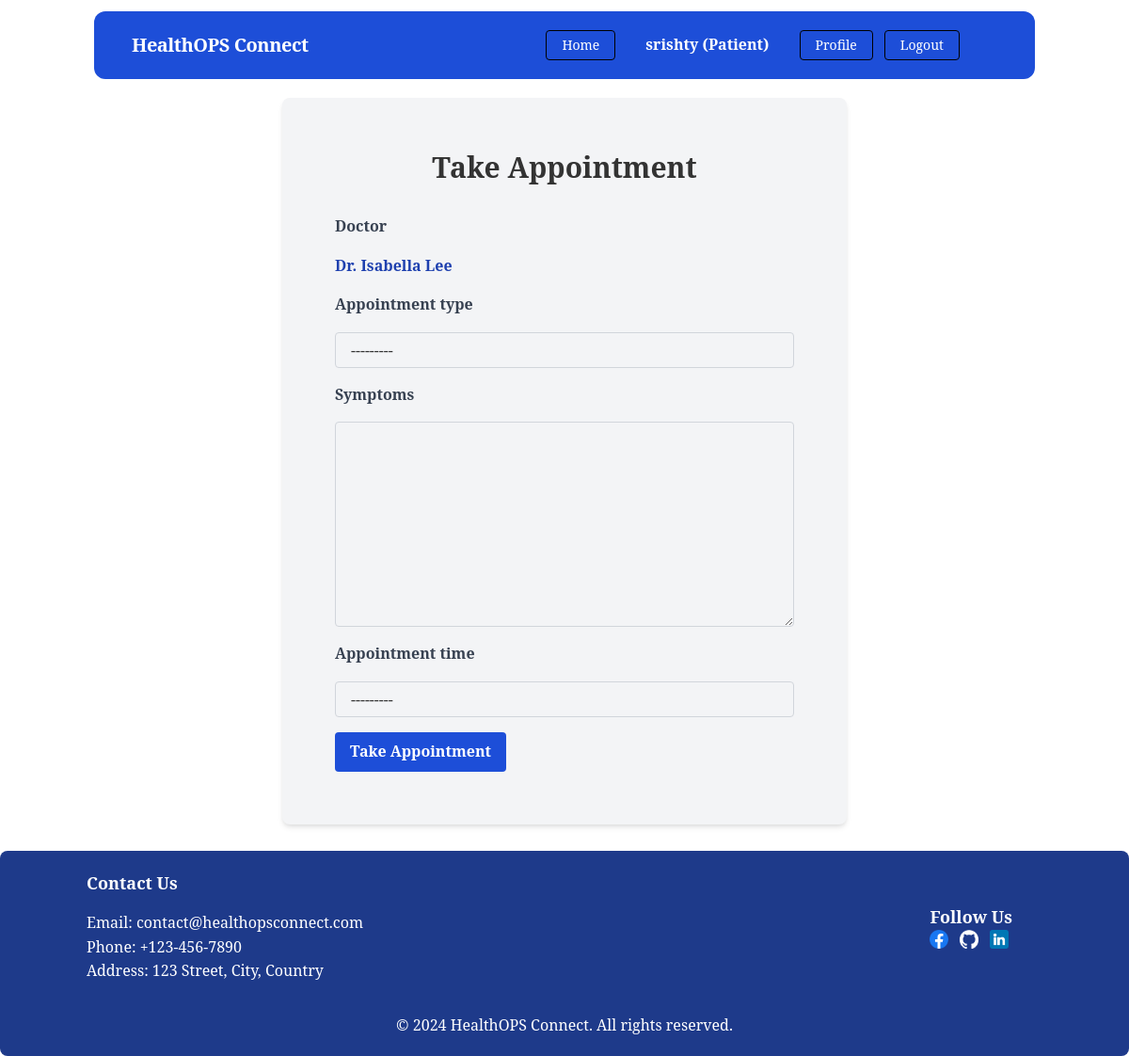
The page /doctors/take-appointment/13/ (signed in) on the database its author committed.
### patient/models.py (models this page shows, shortened)
class Patient(models.Model):
    user = models.OneToOneField(User, on_delete=models.CASCADE)
    image = models.ImageField(
        upload_to='patient/images/', default='patient/images/default.jpg')
    phone = models.CharField(max_length=11)
    user_type = models.CharField(default='Patient', max_length=10, editable=False)

### doctor/models.py (models this page shows, shortened)
class Doctor(models.Model):
    user = models.OneToOneField(User, on_delete=models.CASCADE)
    image = models.ImageField(
        upload_to='doctor/media/uploads/', default='doctor/media/uploads/default.jpg')
    designation = models.ManyToManyField(Designation)
    expertise = models.ManyToManyField(Expertise)
    available_time = models.ManyToManyField(AvailableTime)
    fee = models.IntegerField()
    meet_link = models.URLField(max_length=200)
    user_type = models.CharField(
        default='Doctor', max_length=10, editable=False)

### appointment/views.py (the view, shortened to what this page needs)
# urls.py: path('take-appointment/<int:doctor_id>/', AppointmentCreateView.as_view(),
class AppointmentCreateView(LoginRequiredMixin, CreateView):
    model = Appointment
    form_class = AppointmentForm
    template_name = 'take_appointment.html'
    def dispatch(self, request, *args, **kwargs):
        if hasattr(request.user, 'doctor'):
            return HttpResponse('You are not allowed to take appointment as a doctor!')
        return super().dispatch(request, *args, **kwargs)
    def get_context_data(self, **kwargs):
        context = super().get_context_data(**kwargs)
        context['doctor'] = self.get_doctor()
        return context
    def get_form_kwargs(self):
        kwargs = super(AppointmentCreateView, self).get_form_kwargs()
        kwargs.update({'doctor': self.get_doctor()})
        return kwargs
    def get_doctor(self):
        return Doctor.objects.get(id=self.kwargs['doctor_id'])

### appointment/forms.py
class AppointmentForm(forms.ModelForm):
    appointment_time = forms.ModelChoiceField(
        queryset=AvailableTime.objects.none())
    class Meta:
        model = Appointment
        fields = ['doctor', 'appointment_type', 'symptoms', 'appointment_time']
    def __init__(self, *args, **kwargs):
        doctor = kwargs.pop('doctor', None)
        super(AppointmentForm, self).__init__(*args, **kwargs)
        if doctor:
            self.fields['appointment_time'].queryset = doctor.available_time.all()
        for field in self.fields:
            self.fields[field].widget.attrs.update({
                'class': (
                    'appearance-none block w-full bg-gray-100 border border-gray-300 rounded py-2 px-4 leading-tight focus:outline-none focus:bg-white focus:border-gray-500'
                )
            })

### doctor/models.py (called while the page is built)
    def __str__(self):
        return self.name

### appointment/templates/take_appointment.html (shortened to what this page needs)
{% extends 'base.html' %}
{% block content %}
<div class="lg:w-1/2 lg:mx-auto p-14 bg-gray-100 rounded-lg shadow-md my-5">
    <h1 class="text-3xl font-bold text-center mb-8">Take Appointment</h1>
    <form method="post" enctype="multipart/form-data" class="space-y-4" novalidate>
        <label class="block text-gray-700 font-bold mb-2" for="{{ form.doctor.id_for_label }}">
            {{ form.doctor.label }}
        </label>
        <p class="font-bold text-blue-800">Dr. {{doctor.user.first_name}} {{doctor.user.last_name}}</p>
        <label class="block text-gray-700 font-bold mb-2" for="{{ form.appointment_type.id_for_label }}">
            {{ form.appointment_type.label }}
        </label>
        {{ form.appointment_type }}
        <label class="block text-gray-700 font-bold mb-2" for="{{ form.symptoms.id_for_label }}">
            {{ form.symptoms.label }}
        </label>
        {{ form.symptoms }}
        <label class="block text-gray-700 font-bold mb-2" for="{{ form.appointment_time.id_for_label }}">
            {{ form.appointment_time.label }}
        </label>
        {{ form.appointment_time }}
        <button class="bg-blue-700 hover:bg-blue-800 text-white font-bold py-2 px-4 rounded focus:outline-none focus:shadow-outline" type="submit">Take Appointment</button>
    </form>
</div>
{% endblock %}

### templates/navbar.html (shortened to what this page needs)
<nav class="flex flex-col lg:flex-row items-center justify-between bg-blue-700 p-5 px-10 rounded-xl w-10/12 m-auto mt-3">
    <div class="flex items-center flex-shrink-0 text-white mr-6">
        <span class="font-bold text-xl tracking-tight"><a href="{% url 'home' %}">HealthOPS Connect</a></span>
    </div>
    <div id="menu" class="w-full hidden lg:flex sm:flex items-center justify-center lg:w-auto px-10 text-center">
        <a href="{% url 'home' %}"
                class="inline-block font-medium text-sm px-4 py-2 leading-none bg-blue-700 rounded text-white hover:border-transparent hover:bg-blue-800 mt-2 mr-3 lg:mt-0 border border-black">
                Home
            </a>
        {% if request.user.is_authenticated %}
        <div class="lg:flex w-full items-center lg:gap-3">
            {% if request.user.patient.user_type == 'Patient' %}
            <div class="text-white my-auto font-black lg:px-5">
                {{request.user.username}} ({{request.user.patient.user_type}})
            </div>
            <div class="text-center lg:flex lg:gap-3">
                <a href="{% url 'patient_profile' %}"
                    class="inline-block font-medium text-sm px-4 py-2 leading-none bg-blue-700 rounded text-white hover:border-transparent hover:bg-blue-800 mt-2 lg:mt-0 border border-black">Profile</a>
                <form method="post" action="{% url 'patient_logout' %}">
                    <button
                        class="inline-block font-medium text-sm px-4 py-2 leading-none bg-blue-700 rounded text-white hover:border-transparent hover:bg-blue-800 mt-2 lg:mt-0 border border-black"
                        type="submit">
                        Logout
                    </button>
                </form>
            </div>
            {% endif %}
        </div>
        {% endif %}
    </div>
</nav>

### static/css/style.css (style rules this page uses)
body { font-family: "Noto Serif", serif; font-size: 16px; line-height: 1.6; color: #333; margin: 0; padding: 0; }

### rows shown on the page
Doctor: doctor.label "Doctor", user.first_name "Isabella", user.last_name "Lee"

### other values the page prints
{{ request.user.username }} "srishty"
{{ request.user.patient.user_type }} "Patient"
